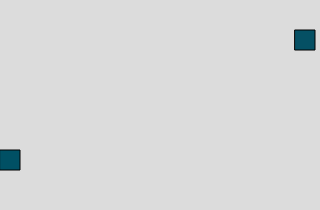
Frame 1 (no input)
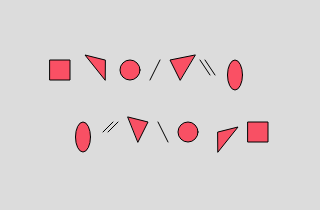
Frame 60 (no input)
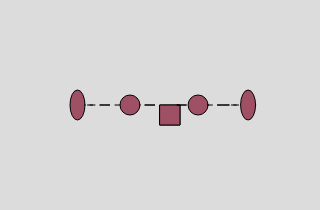
Frame 120 (the mouse pressed at the canvas centre since frame 60)

The p5.js sketch that drew these frames (run headless with seeded random() and noise() and a simulated clock; from frame 60 on, the mouse is pressed at the canvas centre):

// p5.js sketch
// ── sketch.js
var posX = 0;     // Variables
var posY = 200;
var posX2 = 300;
var posY2 = 0
var dir = 1;
var dir2 = 1;
var cont = 0;
var y = 1;
var x = 1;
var e = 0;
var b = 0;
var b1 = 0;
var o = 0;
var o1 = 0;
var m = 0;
var m1 = 0;
var a = 0;
var a1 = 0;
var p = 0;
var p1 = 0;


function setup() {
  createCanvas(320, 210);

}

function draw() {
  background(220);
  stroke (1);
  cont += 1;
  fill(posX, 80, 100);   // Cuadrado Abajo 
  rect(posX, posY - 50*y, 20, 20);

  triangle(posX - 30*1/x, posY - 40*y, posX - 10*1/x, posY -45*y, posX - 30*1/x, posY - 20*y); // Triangulo

  ellipse(posX - 60*1/x, posY - 40*y, 20, 20);  // Circulo 

  line(posX - 80*1/x, posY - 30*y, posX - 90*1/x, posY - 50*y); // Linea Abajo

  triangle(posX - 120*1/x, posY - 55*y, posX - 100*1/x, posY - 50*y, posX - 110*1/x, posY - 30*y);   // Linea

  line(posX - 145*1/x, posY - 40*y, posX - 135*1/x, posY - 50*y);    // Doble linea
  line(posX - 140*1/x, posY - 40*y, posX - 130*1/x, posY - 50*y);

  ellipse(posX - 165*1/x, posY - 35*y, 15, 30); // Ovalo

  if (cont < 45 && cont < 110) { // Cambio Direccion
    posX = posX + 5 * dir;
    posX2 = posX2 - 5;
  }
  if (cont > 45 && cont < 110){     // Cambio de posición
		posX += 2*dir;  
    posX2 += -2*dir;
    posY += -2*dir2; 
    posY2 += 2*dir2;
  }
  if (cont == 75 || cont == 100){   // Cambio direccion
		dir = -dir;
  }
  if (cont == 90 || cont== 105){
		dir2 = -dir2;
  }
  if (cont >= 110){ // Unión en el Centro
		posX = 160;  
    posX2 = 160;
    posY = 105; 
    posY2 = 105;   	 
    y =0;
    x += 0.1;
  }

  fill(posX, 80, 100);
  rect(posX2, posY2 + 30*y, 20, 20); // Cuadrado Arriba 

  triangle(posX2 + 55*1/x, posY2 + 30*y, posX2 + 35*1/x,  y*25+posY2, posX2 + 55*1/x, y*50 + posY2); // Triangulo Arriba

  ellipse(posX2 + 80*1/x, y*40 + posY2, 20, 20);    // Circulo

  line(posX2 + 100*1/x, y*50 + posY2, posX2 + 110*1/x,y*30+posY2);     // Linea

  triangle(posX2 + 145*1/x, y*25+ posY2, posX2 + 120*1/x, posY2 + 30*y, posX2 + 130*1/x, y*50+ posY2);

  line(posX2 + 165*1/x, y*45+ posY2, posX2 + 155*1/x, y*30+ posY2);  // Lineas dobles
  line(posX2 + 160*1/x, y*45 + posY2, posX2 + 150*1/x, y*30+ posY2);

  ellipse(posX2 + 185*1/x, posY2 + 45*y, 15, 30);
  
	if (cont >= 130){     // Triangulos que forman la explosion
    noStroke();
    fill(150, 20, 40);
    triangle(140, 115, 160, e+ 60, 180, 115);  // Triangulo Izquierda
    triangle(b + 120, b1 + 80, 145, 115, 170, 100);   
    triangle(o + 125, o1 + 150, 165, 115, 140, 115);   // Triangulo Centro
    triangle(m1+200,  m+ 80 , 180, 115, 140, 115);
    triangle(a + 200, a1 + 150, 160, 115, 180, 115);
    triangle(145, 110, 180, 110, 160, p1 + 150);
    
    }
  if (cont > 135){      // Explosion Big Bang
    e = e - 1;
    b = b - 1;
    b1 = b1 - 1;
    o = o - 1;
    o1 = o1 + 1;
    m = m - 1;
    m1 = m1 + 1;
    a = a + 1;
    a1 = a1 + 1;
    p1= p1+ 1;
  }
    
  if (cont== 145){
  	 background (0);
  }
}	
